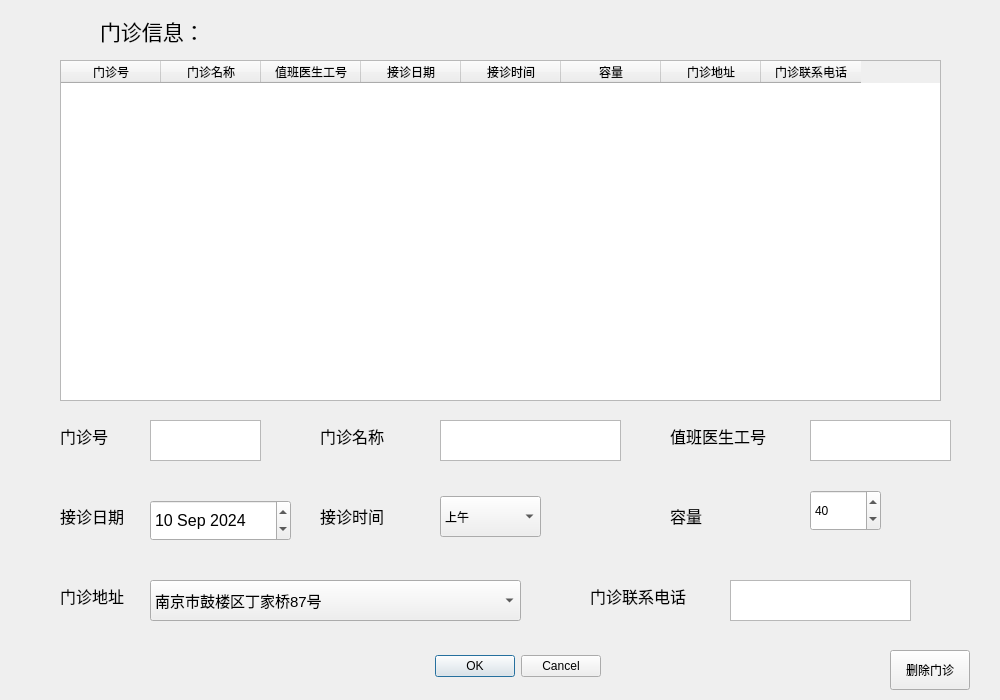
<?xml version="1.0" encoding="UTF-8"?>
<ui version="4.0">
 <class>AddOutpatientDlg</class>
 <widget class="QDialog" name="AddOutpatientDlg">
  <property name="geometry">
   <rect>
    <x>0</x>
    <y>0</y>
    <width>1000</width>
    <height>700</height>
   </rect>
  </property>
  <property name="windowTitle">
   <string>Dialog</string>
  </property>
  <widget class="QDialogButtonBox" name="buttonBox">
   <property name="geometry">
    <rect>
     <x>260</x>
     <y>650</y>
     <width>341</width>
     <height>32</height>
    </rect>
   </property>
   <property name="orientation">
    <enum>Qt::Orientation::Horizontal</enum>
   </property>
   <property name="standardButtons">
    <set>QDialogButtonBox::StandardButton::Cancel|QDialogButtonBox::StandardButton::Ok</set>
   </property>
  </widget>
  <widget class="QTableWidget" name="tableWidget_Outpatient">
   <property name="geometry">
    <rect>
     <x>60</x>
     <y>60</y>
     <width>881</width>
     <height>341</height>
    </rect>
   </property>
   <column>
    <property name="text">
     <string>门诊号</string>
    </property>
   </column>
   <column>
    <property name="text">
     <string>门诊名称</string>
    </property>
   </column>
   <column>
    <property name="text">
     <string>值班医生工号</string>
    </property>
   </column>
   <column>
    <property name="text">
     <string>接诊日期</string>
    </property>
   </column>
   <column>
    <property name="text">
     <string>接诊时间</string>
    </property>
   </column>
   <column>
    <property name="text">
     <string>容量</string>
    </property>
   </column>
   <column>
    <property name="text">
     <string>门诊地址</string>
    </property>
   </column>
   <column>
    <property name="text">
     <string>门诊联系电话</string>
    </property>
   </column>
  </widget>
  <widget class="QLabel" name="labe_AddInformation">
   <property name="geometry">
    <rect>
     <x>100</x>
     <y>0</y>
     <width>151</width>
     <height>61</height>
    </rect>
   </property>
   <property name="font">
    <font>
     <family>Modern No. 20</family>
     <pointsize>16</pointsize>
    </font>
   </property>
   <property name="text">
    <string>门诊信息：</string>
   </property>
  </widget>
  <widget class="QLabel" name="label_OutpatientID">
   <property name="geometry">
    <rect>
     <x>60</x>
     <y>420</y>
     <width>81</width>
     <height>31</height>
    </rect>
   </property>
   <property name="font">
    <font>
     <pointsize>12</pointsize>
    </font>
   </property>
   <property name="text">
    <string>门诊号</string>
   </property>
  </widget>
  <widget class="QTextEdit" name="textEdit_OutpatientID">
   <property name="geometry">
    <rect>
     <x>150</x>
     <y>420</y>
     <width>111</width>
     <height>41</height>
    </rect>
   </property>
   <property name="font">
    <font>
     <pointsize>12</pointsize>
    </font>
   </property>
  </widget>
  <widget class="QLabel" name="label_OutpatientName">
   <property name="geometry">
    <rect>
     <x>320</x>
     <y>420</y>
     <width>81</width>
     <height>31</height>
    </rect>
   </property>
   <property name="font">
    <font>
     <pointsize>12</pointsize>
    </font>
   </property>
   <property name="text">
    <string>门诊名称</string>
   </property>
  </widget>
  <widget class="QTextEdit" name="textEdit_OutpatientName">
   <property name="geometry">
    <rect>
     <x>440</x>
     <y>420</y>
     <width>181</width>
     <height>41</height>
    </rect>
   </property>
   <property name="font">
    <font>
     <pointsize>12</pointsize>
    </font>
   </property>
  </widget>
  <widget class="QLabel" name="label_DoctorID">
   <property name="geometry">
    <rect>
     <x>670</x>
     <y>420</y>
     <width>131</width>
     <height>31</height>
    </rect>
   </property>
   <property name="font">
    <font>
     <pointsize>12</pointsize>
    </font>
   </property>
   <property name="text">
    <string>值班医生工号</string>
   </property>
  </widget>
  <widget class="QTextEdit" name="textEdit_DoctorID">
   <property name="geometry">
    <rect>
     <x>810</x>
     <y>420</y>
     <width>141</width>
     <height>41</height>
    </rect>
   </property>
   <property name="font">
    <font>
     <pointsize>12</pointsize>
    </font>
   </property>
  </widget>
  <widget class="QLabel" name="label_RecptionDate">
   <property name="geometry">
    <rect>
     <x>60</x>
     <y>500</y>
     <width>81</width>
     <height>31</height>
    </rect>
   </property>
   <property name="font">
    <font>
     <pointsize>12</pointsize>
    </font>
   </property>
   <property name="text">
    <string>接诊日期</string>
   </property>
  </widget>
  <widget class="QLabel" name="label_ReceptionTime">
   <property name="geometry">
    <rect>
     <x>320</x>
     <y>500</y>
     <width>81</width>
     <height>31</height>
    </rect>
   </property>
   <property name="font">
    <font>
     <pointsize>12</pointsize>
    </font>
   </property>
   <property name="text">
    <string>接诊时间</string>
   </property>
  </widget>
  <widget class="QDateEdit" name="dateEdit_ReceptionDate">
   <property name="geometry">
    <rect>
     <x>150</x>
     <y>500</y>
     <width>141</width>
     <height>41</height>
    </rect>
   </property>
   <property name="font">
    <font>
     <pointsize>12</pointsize>
    </font>
   </property>
   <property name="dateTime">
    <datetime>
     <hour>16</hour>
     <minute>0</minute>
     <second>0</second>
     <year>2024</year>
     <month>9</month>
     <day>10</day>
    </datetime>
   </property>
   <property name="date">
    <date>
     <year>2024</year>
     <month>9</month>
     <day>10</day>
    </date>
   </property>
  </widget>
  <widget class="QComboBox" name="comboBox_Receptiontime">
   <property name="geometry">
    <rect>
     <x>440</x>
     <y>496</y>
     <width>101</width>
     <height>41</height>
    </rect>
   </property>
   <item>
    <property name="text">
     <string>上午</string>
    </property>
   </item>
   <item>
    <property name="text">
     <string>下午</string>
    </property>
   </item>
  </widget>
  <widget class="QLabel" name="label_Capacity">
   <property name="geometry">
    <rect>
     <x>670</x>
     <y>500</y>
     <width>81</width>
     <height>31</height>
    </rect>
   </property>
   <property name="font">
    <font>
     <pointsize>12</pointsize>
    </font>
   </property>
   <property name="text">
    <string>容量</string>
   </property>
  </widget>
  <widget class="QSpinBox" name="spinBox_Capacity">
   <property name="geometry">
    <rect>
     <x>810</x>
     <y>490</y>
     <width>71</width>
     <height>41</height>
    </rect>
   </property>
   <property name="maximum">
    <number>200</number>
   </property>
   <property name="value">
    <number>40</number>
   </property>
  </widget>
  <widget class="QLabel" name="label_OutpatientAddress">
   <property name="geometry">
    <rect>
     <x>60</x>
     <y>580</y>
     <width>81</width>
     <height>31</height>
    </rect>
   </property>
   <property name="font">
    <font>
     <pointsize>12</pointsize>
    </font>
   </property>
   <property name="text">
    <string>门诊地址</string>
   </property>
  </widget>
  <widget class="QComboBox" name="comboBox_OutpatientAddress">
   <property name="geometry">
    <rect>
     <x>150</x>
     <y>580</y>
     <width>371</width>
     <height>41</height>
    </rect>
   </property>
   <property name="font">
    <font>
     <pointsize>11</pointsize>
    </font>
   </property>
   <item>
    <property name="text">
     <string>南京市鼓楼区丁家桥87号</string>
    </property>
   </item>
   <item>
    <property name="text">
     <string>南京市鼓楼区湖南路18号</string>
    </property>
   </item>
   <item>
    <property name="text">
     <string>南京市鼓楼区新模范马路3号</string>
    </property>
   </item>
   <item>
    <property name="text">
     <string>南京市江北新区健民路211号</string>
    </property>
   </item>
  </widget>
  <widget class="QLabel" name="label_OutpatientPhone">
   <property name="geometry">
    <rect>
     <x>590</x>
     <y>580</y>
     <width>121</width>
     <height>31</height>
    </rect>
   </property>
   <property name="font">
    <font>
     <pointsize>12</pointsize>
    </font>
   </property>
   <property name="text">
    <string>门诊联系电话</string>
   </property>
  </widget>
  <widget class="QTextEdit" name="textEdit_OutpatientPhone">
   <property name="geometry">
    <rect>
     <x>730</x>
     <y>580</y>
     <width>181</width>
     <height>41</height>
    </rect>
   </property>
   <property name="font">
    <font>
     <pointsize>12</pointsize>
    </font>
   </property>
  </widget>
  <widget class="QPushButton" name="pushButton_DeleteOutpatient">
   <property name="geometry">
    <rect>
     <x>890</x>
     <y>650</y>
     <width>80</width>
     <height>40</height>
    </rect>
   </property>
   <property name="text">
    <string>删除门诊</string>
   </property>
  </widget>
  <widget class="QLabel" name="label_Image">
   <property name="geometry">
    <rect>
     <x>30</x>
     <y>0</y>
     <width>69</width>
     <height>51</height>
    </rect>
   </property>
   <property name="styleSheet">
    <string notr="true">image: url(:/Outpatient.png);</string>
   </property>
   <property name="text">
    <string/>
   </property>
  </widget>
 </widget>
 <resources/>
 <connections>
  <connection>
   <sender>buttonBox</sender>
   <signal>accepted()</signal>
   <receiver>AddOutpatientDlg</receiver>
   <slot>accept()</slot>
   <hints>
    <hint type="sourcelabel">
     <x>248</x>
     <y>254</y>
    </hint>
    <hint type="destinationlabel">
     <x>157</x>
     <y>274</y>
    </hint>
   </hints>
  </connection>
  <connection>
   <sender>buttonBox</sender>
   <signal>rejected()</signal>
   <receiver>AddOutpatientDlg</receiver>
   <slot>reject()</slot>
   <hints>
    <hint type="sourcelabel">
     <x>316</x>
     <y>260</y>
    </hint>
    <hint type="destinationlabel">
     <x>286</x>
     <y>274</y>
    </hint>
   </hints>
  </connection>
 </connections>
</ui>
